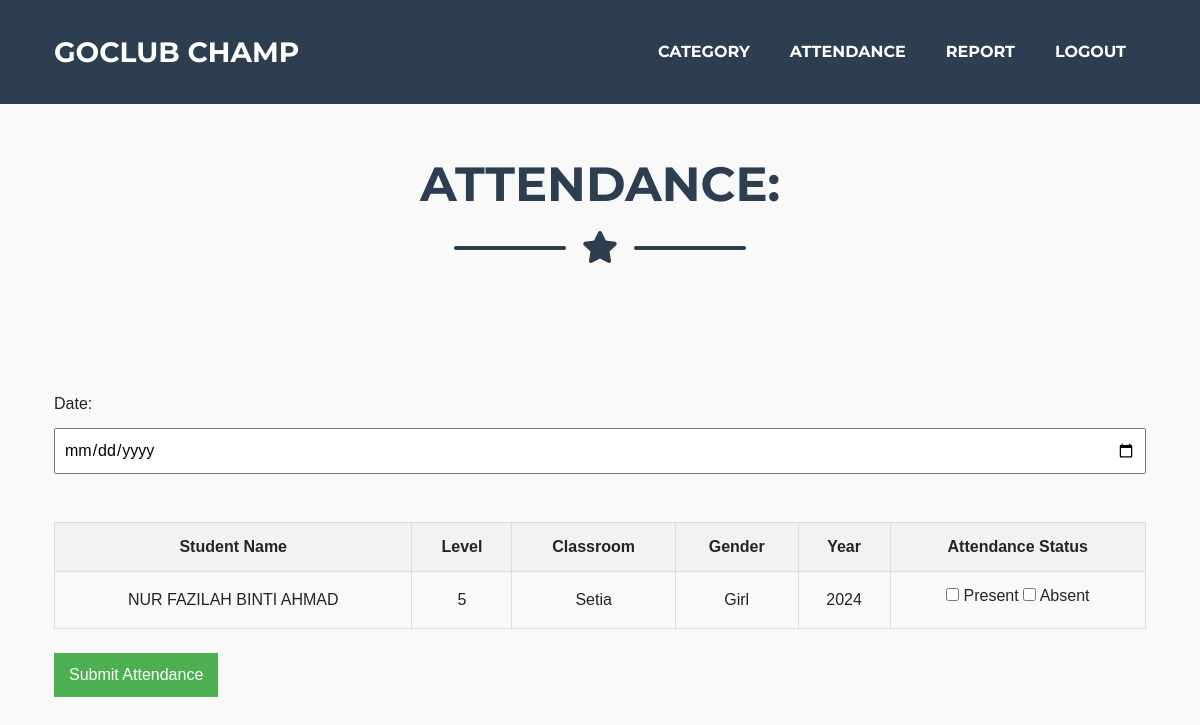
The app's page /attendanceprincessislam.php with its own data.
### tables this page shows
CREATE TABLE `princess` (
  `id` int(11) NOT NULL,
  `name` varchar(50) NOT NULL,
  `level` int(11) NOT NULL,
  `classroom` varchar(50) NOT NULL,
  `gender` varchar(50) NOT NULL,
  `year` varchar(50) NOT NULL
);

### attendanceprincessislam.php (the view, shortened to what this page needs)
<!DOCTYPE html>
<html lang="en">
<head>
    <link href="css/styles.css" rel="stylesheet" />
</head>
<body id="page-top">
    <nav class="navbar navbar-expand-lg bg-secondary text-uppercase fixed-top" id="mainNav">
        <div class="container">
            <a class="navbar-brand js-scroll-trigger" href="#page-top">GOCLUB CHAMP</a>
            <div class="collapse navbar-collapse" id="navbarResponsive">
                <ul class="navbar-nav ml-auto">
                   <li class="nav-item mx-0 mx-lg-1"><a class="nav-link py-3 px-0 px-lg-3 rounded js-scroll-trigger" href="Category.php">CATEGORY</a></li>
				   <li class="nav-item mx-0 mx-lg-1"><a class="nav-link py-3 px-0 px-lg-3 rounded js-scroll-trigger" href="attendanceprincessislam.php">ATTENDANCE</a>
				   <li class="nav-item mx-0 mx-lg-1"><a class="nav-link py-3 px-0 px-lg-3 rounded js-scroll-trigger" href="report.php">REPORT</a>
                   <li class="nav-item mx-0 mx-lg-1"><a class="nav-link py-3 px-0 px-lg-3 rounded js-scroll-trigger" href="logout.php">LOGOUT</a></li>
                </ul>
            </div>
        </div>
    </nav>
    <section class="page-section portfolio" id="portfolio">
        <div class="container"><br><br>
            <h2 class="page-section-heading text-center text-uppercase text-secondary mb-0">ATTENDANCE:</h2>
            <div class="divider-custom">
                <div class="divider-custom-line"></div>
                <div class="divider-custom-icon"><i class="fas fa-star"></i></div>
                <div class="divider-custom-line"></div>
            </div>
            <center>
                <div class="row justify-content-center">
                    <div class="col-md-6 col-lg-4 mb-5">
                        <div class="portfolio-item mx-auto" data-toggle="modal" data-target="#portfolioModal1">
                        </div>
                    </div>
                </div>
            </center>
            <form action="tblattendace.php" method="post">
                <label for="date">Date:</label>
                <input type="date" id="date" name="date" required><br><br>
                <table>
                    <tr>
                        <th>Student Name</th>
						<th>Level</th>
						<th>Classroom</th>
						<th>Gender</th>
						<th>Year</th>
                        <th>Attendance Status</th>
                    </tr>
                   <?php
                    include 'dblink.php';
                    $sql = "SELECT name,level, classroom, gender, year FROM princess";
                    $result = $conn->query($sql);
                    if ($result->num_rows > 0) {
                        while($row = $result->fetch_assoc()) {
                            echo "<tr>";
                            echo "<td style='text-transform:uppercase;'>" . htmlspecialchars($row['name']) . "</td>";
							echo "<td>" . htmlspecialchars($row['level']) . "</td>";
							echo "<td>" . htmlspecialchars($row['classroom']) . "</td>";
							echo "<td>" . htmlspecialchars($row['gender']) . "</td>";
							echo "<td>" . htmlspecialchars($row['year']) . "</td>";
                            echo '<td>
                                <label><input type="checkbox" name="status[' . htmlspecialchars($row['name']) . ']" value="Present"> Present</label>
                                <label><input type="checkbox" name="status[' . htmlspecialchars($row['name']) . ']" value="Absent"> Absent</label>
                            </td>';
                            echo "</tr>";
                        }
                    } else {
                        echo "<tr><td colspan='2'>No students found</td></tr>";
                    }
                    ?>
                </table><br>
                <input type="submit" value="Submit Attendance">
            </form>
        </div>
    </section>
</body>
</html>

### attendanceprincessislam.php (style rules this page uses)
body { font-family: Arial, sans-serif; background-color: #f9f9f9; margin: 0; padding: 20px; }
table { width: 100%; border-collapse: collapse; margin-top: 20px; }
table, th, td { border: 1px solid #ddd; }
th, td { padding: 12px; text-align: center; }
th { background-color: #f2f2f2; }
input[type="text"], input[type="date"] { width: 100%; padding: 8px; margin: 4px 0; box-sizing: border-box; }
input[type="submit"] { background-color: #4CAF50; color: white; padding: 10px 15px; border: none; cursor: pointer; }

### records on screen
princess: name "NUR FAZILAH BINTI AHMAD", level "5", classroom "Setia", gender "Girl", year "2024"
